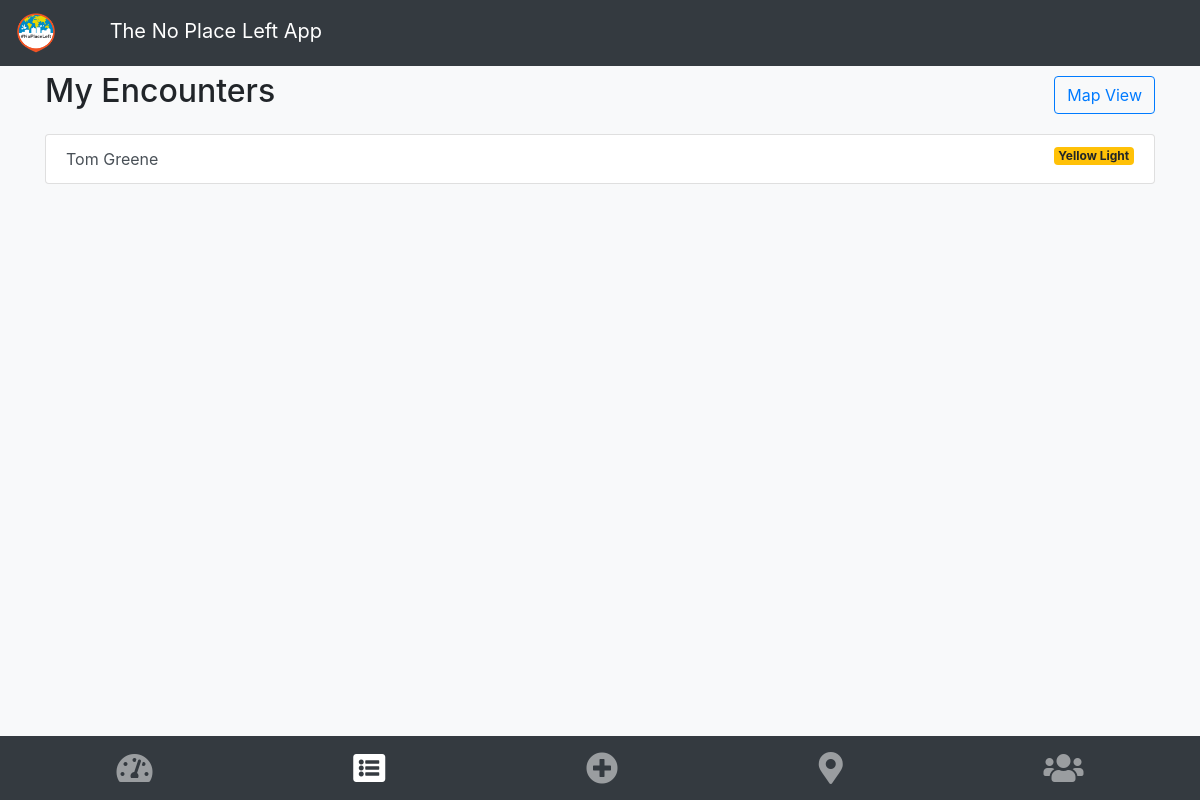
The page /my_encounters/list/ (signed in) on the database as committed earlier.
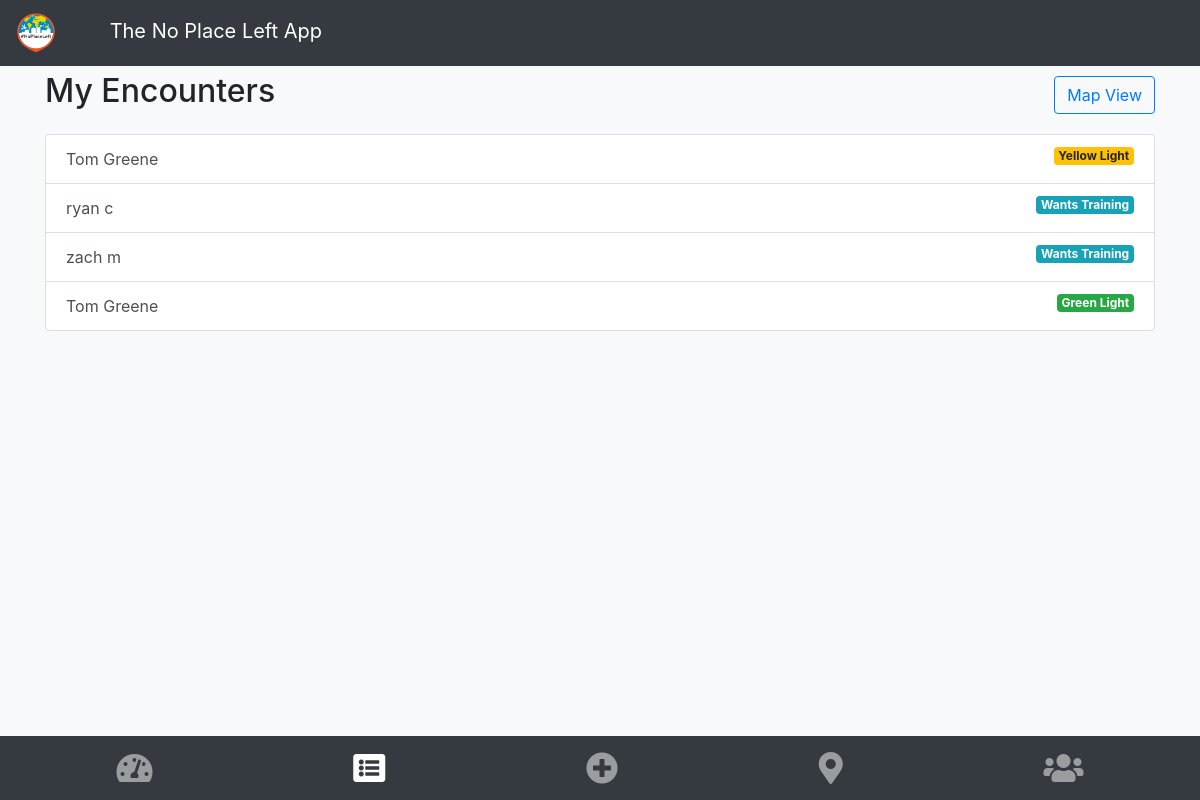
The same page on the database as committed later.
### npl/models.py (models this page shows, shortened)
class Encounter(models.Model):
    laborer = models.ForeignKey(Laborer, on_delete=models.CASCADE)
    name = models.CharField(max_length=40)
    action_prayer = models.BooleanField(default=False)
    action_testimony = models.BooleanField(default=False)
    action_gospel = models.BooleanField(default=False)
    phone_number = models.IntegerField(blank=True, null=True)
    response = models.CharField(max_length=2, choices=MINISTRY_RESPONSES)
    response_description = models.CharField(max_length=40, null=True)
    notes = models.TextField(blank=True)
    date_time = models.DateTimeField(blank=True)
    is_oikos = models.BooleanField(default=False)
    street_address_number = models.CharField(max_length=10, blank=True, null=True)
    street_address_name = models.CharField(max_length=50, blank=True, null=True)
    apt_or_unit = models.CharField(max_length=15, blank=True, null=True)
    city = models.CharField(max_length=50, blank=True, null=True)
    state = models.CharField(max_length=20, blank=True, null=True)
    zip = models.IntegerField(blank=True, null=True)
    lat = models.FloatField(blank=True, null=True)
    lng = models.FloatField(blank=True, null=True)
    full_address = models.CharField(max_length=300, blank=True, null=True)

### npl/views.py (the view)
# urls.py: path('my_encounters/list/', views.EncounterIndexList.as_view(), name='my_encounters'),
class EncounterIndexList(generic.ListView):
    template_name = 'npl/encounters.html'
    context_object_name = 'encounters_list'
    def get(self, request, *args, **kwargs):
        my_encounters = get_my_encounters(self.request)
        my_encounters.order_by('-date_time')
        context = {'encounters_list': my_encounters,
                   'team_encounter_mode': False}
        return render(request, "npl/encounters.html", context=context)

### npl/views.py (called while the page is built)
def get_laborer_id(request):
    user_id = request.user.id
    return Laborer.objects.get(user__id=user_id).id

def get_my_encounters(request):
    my_laborer_id = get_laborer_id(request)
    return Encounter.objects.filter(laborer_id=my_laborer_id)

### npl/templates/npl/encounters.html (shortened to what this page needs)
{% extends "base.html" %}
{% block content %}
{% if encounters_list %}
<div class="d-flex justify-content-between align-items-center">
    {% if team_encounter_mode %}
        <h2>{{team_name}}</h2>
        <a class="btn btn-outline-primary" href="{% url  'npl:team_encounters_map' team_id %}">Team Map</a>
    {% else %}
        <h2>My Encounters</h2>
        <a class="btn btn-outline-primary" href="{% url 'npl:my_encounters_map' %}">Map View</a>
    {% endif %}
</div>
      <div class="list-group mt-3">
           {% for encounter in encounters_list %}
            <a class="list-group-item list-group-item-action d-flex justify-content-between"
               href="{% url 'npl:detail_encounter' encounter.id %}">
                {{encounter.name}}
            <div>
                {% if encounter.response == 'YL' %}
                <span class="badge badge-warning"> {{ encounter.response_description }}</span>
                {% endif %}
                {% if encounter.response == 'GL' %}
                <span class="badge badge-success"> {{ encounter.response_description }}</span>
                {% endif %}
                {% if encounter.response == 'WT' %}
                <span class="badge badge-info"> Wants Training</span>
                {% endif %}
            </div>
            </a>
          {% endfor %}
      </div>
{% else %}
<p>You haven't had any encounters yet.  Get out there!</p>
{% endif %}
<br />
{% endblock %}

### npl/templates/base.html (shortened to what this page needs)
<html>
<head>
    <link rel="stylesheet" href="https://maxcdn.bootstrapcdn.com/bootstrap/4.0.0/css/bootstrap.min.css"
>
    <link rel="stylesheet" href="https://use.fontawesome.com/releases/v5.0.10/css/all.css"
>
</head>
{% if user.is_authenticated %}
<body class="bg-light">
    {% load static %}
    <nav class="navbar navbar-expand-md navbar-dark bg-dark fixed-top"><a class="navbar-brand" href="{% url 'npl:dashboard' %}">
            <img src="{% static 'npl/npl-logo-1.png' %}" width="40" height="40" class="d-inline-block align-center">
        <span class="ml-5">The No Place Left App</span></a></nav>
    <br />
    <br />
    <br />
    <div class="container" id="content">
        {% block content %}{% endblock %}
    </div>
    <br />
    <br />
    <br />
 <nav class="navbar fixed-bottom navbar-expand navbar-dark bg-dark w-100">
            <div class="collapse navbar-collapse justify-content-center">
                <ul class="navbar-nav w-100 d-flex justify-content-around">
                  <li class="nav-item  {% if request.resolver_match.url_name == 'dashboard' %}active{% endif %}">
                      <a class="nav-link" href="{% url 'npl:dashboard' %}"><i class="fas fa-tachometer-alt fa-2x"></i></a>
                  </li>
                  <li class="nav-item  {% if request.resolver_match.url_name == 'my_encounters' %}active{% endif %}">
                    <a class="nav-link" href="{% url 'npl:my_encounters' %}"><i class="fas fa-list-alt fa-2x"></i></a>
                  </li>
                  <li class="nav-item  {% if request.resolver_match.url_name == 'new_encounter' %}active{% endif %}">
                    <a class="nav-link" href="{% url 'npl:new_encounter' %}"><i class="fas fa-plus-circle fa-2x"></i></a>
                  </li>
                  <li class="nav-item  {% if request.resolver_match.url_name == 'my_encounters_map' %}active{% endif %}">
                    <a class="nav-link" href="{% url 'npl:my_encounters_map' %}"><i class="fas fa-map-marker-alt fa-2x"></i></a>
                  </li>
                  <li class="nav-item  {% if request.resolver_match.url_name == 'settings' or request.resolver_match.url_name == 'team_encounters_list' or request.resolver_match.url_name == 'team_encounters_map' %}active{% endif %}">
                        <a class="nav-link" href="{% url 'npl:settings' %}"><i class="fas fa-users fa-2x"></i></a>
                    </li>
                </ul>
            </div>
        </nav>
</body>
</html>
{% endif %}

Rows that differ between the two databases and show on the page:
added Encounter: name "ryan c", response "Wants Training"
added Encounter: name "zach m", response "Wants Training"
added Encounter: name "Tom Greene", response_description "Green Light"
